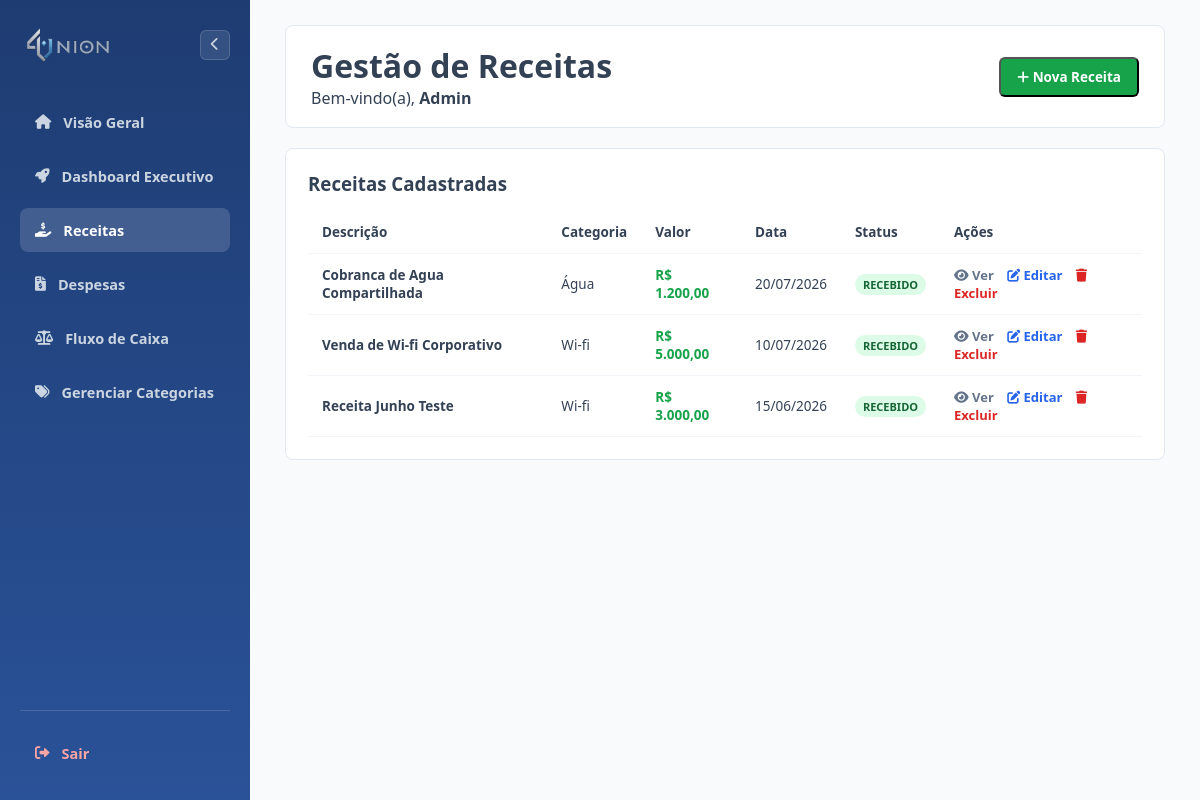
The page /pages/receitas/listar.php (signed in) on the database its author committed.
### tables this page shows
CREATE TABLE `receitas` (
  `id` int(11) NOT NULL,
  `usuario_id` int(11) NOT NULL,
  `cliente_id` int(11) NOT NULL,
  `categoria_id` int(11) NOT NULL,
  `forma_pagamento_id` int(11) NOT NULL,
  `conta_id` int(11) NOT NULL,
  `descricao` varchar(255) NOT NULL,
  `valor` decimal(10,2) NOT NULL,
  `data_recebimento` date NOT NULL,
  `status` enum('Recebido','Pendente') NOT NULL DEFAULT 'Pendente',
  `observacao` text DEFAULT NULL,
  `ativo` char(1) NOT NULL DEFAULT 'S',
  `criado_em` datetime DEFAULT current_timestamp()
);

CREATE TABLE `categorias` (
  `id` int(11) NOT NULL,
  `usuario_id` int(11) NOT NULL,
  `nome` varchar(100) NOT NULL,
  `tipo` enum('Receita','Despesa') NOT NULL,
  `cor` varchar(20) DEFAULT NULL,
  `icone` varchar(100) DEFAULT NULL,
  `ativo` char(1) DEFAULT 'S'
);

### pages/receitas/listar.php (the view, shortened to what this page needs)
<?php
require_once "../../config/conexao.php";
$usuario_id   = $_SESSION['usuario_id'] ?? $_SESSION['id'] ?? $_SESSION['id_usuario'] ?? $_SESSION['user_id'] ?? null;
$usuario_nome = $_SESSION['usuario_nome'] ?? $_SESSION['nome'] ?? 'Usuário';
function formatarValorSemArredondar($valor) {
    $valorStr = (string)$valor;
    $partes = explode('.', $valorStr);
    $inteiro = number_format((float)$partes[0], 0, '', '.');
    $decimais = isset($partes[1]) ? $partes[1] : '00';
    if (strlen($decimais) < 2) {
        $decimais = str_pad($decimais, 2, '0', STR_PAD_RIGHT);
    } else {
        $decimais = substr($decimais, 0, 2);
    }
    return $inteiro . ',' . $decimais;
}
try {
    $sql = "SELECT r.*, c.nome AS categoria_nome, fp.descricao AS forma_pagamento_nome
            FROM receitas r
            LEFT JOIN categorias c ON r.categoria_id = c.id
            LEFT JOIN formas_pagamento fp ON r.forma_pagamento_id = fp.id
            WHERE r.usuario_id = :usuario_id
            ORDER BY r.data_recebimento DESC";
    $stmt = $conexao->prepare($sql);
    $stmt->execute(['usuario_id' => $usuario_id]);
    $receitas = $stmt->fetchAll(PDO::FETCH_ASSOC);
} catch (PDOException $e) {
    $receitas = [];
}
?>
<!DOCTYPE html>
<html lang="pt-br">
<head>
    <link rel="stylesheet" href="https://cdnjs.cloudflare.com/ajax/libs/font-awesome/6.0.0/css/all.min.css">
    <link rel="stylesheet" href="../../assets/css/listar.css?v=<?= time() ?>">
</head>
<body>
    <?php $sidebarActive = 'receitas'; $sidebarRoot = '../../'; include __DIR__ . '/../../partials/sidebar.php'; ?>
    <main class="main-content">
        <header class="topbar">
            <div>
                <h1>Gestão de Receitas</h1>
                <p>Bem-vindo(a), <strong><?= htmlspecialchars($usuario_nome) ?></strong></p>
            </div>
            <div class="topbar-actions">
                <button type="button" class="btn-add" onclick="abrirModalCadastrar()">
                    <i class="fas fa-plus"></i> Nova Receita
                </button>
            </div>
        </header>
        <div class="card">
            <h3 style="margin-bottom:15px;">Receitas Cadastradas</h3>
            <?php if (empty($receitas)): ?>
                <div style="text-align: center; padding: 40px 20px; color: #64748b;">
                    <i class="fas fa-hand-holding-dollar" style="font-size: 48px; color: #cbd5e1; margin-bottom: 15px; display: block;"></i>
                    <h4 style="font-size: 18px; color: #334155; margin-bottom: 8px;">Nenhuma receita registrada</h4>
                    <p style="font-size: 14px; margin-bottom: 20px;">Comece adicionando suas fontes de renda.</p>
                    <button type="button" class="btn-add" onclick="abrirModalCadastrar()" style="display: inline-flex; align-items: center; gap: 8px;">
                        <i class="fas fa-plus"></i> Cadastrar Nova Receita
                    </button>
                </div>
            <?php else: ?>
                <table class="data-table">
                    <thead>
                        <tr>
                            <th>Descrição</th>
                            <th>Categoria</th>
                            <th>Valor</th>
                            <th>Data</th>
                            <th>Status</th>
                            <th>Ações</th>
                        </tr>
                    </thead>
                    <tbody>
                        <?php foreach ($receitas as $row): ?>
                            <tr>
                                <td data-label="Descrição"><strong><?= htmlspecialchars($row['descricao']) ?></strong></td>
                                <td data-label="Categoria"><?= htmlspecialchars($row['categoria_nome'] ?? 'Sem Categoria') ?></td>
                                <td data-label="Valor" style="color:#16a34a; font-weight:600;">
                                    R$ <?= formatarValorSemArredondar($row['valor']) ?>
                                </td>
                                <td data-label="Data"><?= !empty($row['data_recebimento']) ? date('d/m/Y', strtotime($row['data_recebimento'])) : '-' ?></td>
                                <td data-label="Status">
                                    <span class="badge <?= ($row['status'] === 'Recebido' || $row['status'] === 'Pago') ? 'badge-receita' : 'badge-despesa' ?>">
                                        <?= htmlspecialchars($row['status']) ?>
                                    </span>
                                </td>
                                <td class="action-links" data-label="Ações">
                                    <a href="javascript:void(0)" style="color:#64748b;" onclick="abrirModalVisualizar(<?= $row['id'] ?>)">
                                        <i class="fas fa-eye"></i> Ver
                                    </a>
                                    <a href="javascript:void(0)" style="color:#2563eb;" onclick="abrirModalEditar(<?= $row['id'] ?>)">
                                        <i class="fas fa-edit"></i> Editar
                                    </a>
                                    <a href="javascript:void(0)" style="color:#dc2626;" onclick="abrirModalExcluir(<?= $row['id'] ?>, '<?= htmlspecialchars(addslashes($row['descricao']), ENT_QUOTES) ?>')">
                                        <i class="fas fa-trash"></i> Excluir
                                    </a>
                                </td>
                            </tr>
                        <?php endforeach; ?>
                    </tbody>
                </table>
            <?php endif; ?>
        </div>
    </main>
</body>
</html>

### partials/sidebar.php (shortened to what this page needs)
<?php
$sidebarActive = $sidebarActive ?? '';
$sidebarRoot   = $sidebarRoot ?? '';
$navItems = [
    'dashboard'   => ['href' => 'dashboard.php',                 'icon' => 'fa-home',                   'label' => 'Visão Geral'],
    'executivo'   => ['href' => 'executivo.php',                 'icon' => 'fa-rocket',                 'label' => 'Dashboard Executivo'],
    'receitas'    => ['href' => 'pages/receitas/listar.php',     'icon' => 'fa-hand-holding-dollar',    'label' => 'Receitas'],
    'despesas'    => ['href' => 'pages/despesas/listar.php',     'icon' => 'fa-file-invoice-dollar',    'label' => 'Despesas'],
    'fluxo_caixa' => ['href' => 'pages/fluxo_caixa/listar.php',  'icon' => 'fa-scale-balanced',         'label' => 'Fluxo de Caixa'],
    'categorias'  => ['href' => 'pages/categorias/listar.php',   'icon' => 'fa-tags',                   'label' => 'Gerenciar Categorias'],
];
?>
<aside class="sidebar">
    <div class="brand">
        <span class="brand-title">
            <img src="<?= $sidebarRoot ?>img/4union-logo_extenso.png" alt="4 Union" class="sidebar-logo sidebar-logo-full">
        </span>
        <button type="button" class="btn-toggle-sidebar" onclick="toggleSidebar()" title="Recolher/Expandir Menu">
            <i class="fas fa-chevron-left"></i>
        </button>
    </div>
    <nav>
        <?php foreach ($navItems as $key => $item): ?>
        <a href="<?= $sidebarRoot . $item['href'] ?>"<?= $sidebarActive === $key ? ' class="active"' : '' ?>><i class="fas <?= $item['icon'] ?>"></i> <span><?= $item['label'] ?></span></a>
        <?php endforeach; ?>
    </nav>
    <div class="sidebar-footer">
        <a href="<?= $sidebarRoot ?>logout.php"><i class="fas fa-sign-out-alt"></i> <span>Sair</span></a>
    </div>
</aside>

### assets/css/listar.css (style rules this page uses)
* { box-sizing: border-box; margin: 0; padding: 0; font-family: 'Segoe UI', Tahoma, Geneva, Verdana, sans-serif; }
body { background-color: #f8fafc; color: #334155; display: flex; min-height: 100vh; }
.sidebar { width: 250px; flex-shrink: 0; background: linear-gradient(180deg, #1e3c72 0%, #2a5298 100%); color: white; padding: 25px 20px; display: flex; flex-direction: column; }
.sidebar .brand { font-size: 20px; font-weight: 700; margin-bottom: 35px; display: flex; align-items: center; gap: 10px; }
.sidebar nav { display: flex; flex-direction: column; gap: 10px; }
.sidebar nav a { color: #cbd5e1; text-decoration: none; padding: 12px 15px; border-radius: 8px; font-weight: 600; font-size: 14.5px; display: flex; align-items: center; gap: 12px; transition: all 0.2s; }
.sidebar nav a:hover, .sidebar nav a.active { background: rgba(255, 255, 255, 0.15); color: #ffffff; }
.sidebar-footer { margin-top: auto; padding-top: 20px; border-top: 1px solid rgba(255, 255, 255, 0.15); }
.sidebar-footer a { color: #fca5a5; text-decoration: none; padding: 12px 15px; border-radius: 8px; font-weight: 600; font-size: 14.5px; display: flex; align-items: center; gap: 12px; transition: all 0.2s ease-in-out; }
.sidebar .brand { display: flex !important; align-items: center !important; justify-content: space-between !important; gap: 10px; }
.sidebar .brand-title { display: flex; align-items: center; gap: 8px; white-space: nowrap; }
.sidebar-logo { height: 40px; width: auto; display: block; }
.btn-toggle-sidebar { background: rgba(255, 255, 255, 0.1); border: 1px solid rgba(255, 255, 255, 0.15); color: #cbd5e1; font-size: 0.85rem; width: 30px; height: 30px; border-radius: 6px; cursor: pointer; transition: all 0.2s ease; display: inline-flex; align-items: center; justify-content: center; flex-shrink: 0; }
.btn-toggle-sidebar i { transition: transform 0.3s ease; }
.sidebar, .main-content { transition: all 0.3s ease-in-out !important; }
.main-content { flex: 1; min-width: 0; padding: 25px 35px; display: flex; flex-direction: column; gap: 20px; }
.topbar { display: flex; justify-content: space-between; align-items: center; background: #ffffff; padding: 18px 25px; border-radius: 8px; border: 1px solid #e2e8f0; }
.topbar-actions { display: flex; gap: 10px; }
.btn-add { background-color: #16a34a; color: #ffffff; padding: 9px 16px; border-radius: 6px; text-decoration: none; font-size: 13.5px; font-weight: 600; }
.card { background: #ffffff; border-radius: 8px; border: 1px solid #e2e8f0; padding: 22px; }
.data-table { width: 100%; border-collapse: collapse; font-size: 13.5px; }
.data-table th, .data-table td { padding: 12px 14px; border-bottom: 1px solid #f1f5f9; text-align: left; }
.badge { padding: 3px 8px; border-radius: 12px; font-size: 11px; font-weight: 700; text-transform: uppercase; }
.badge-receita { background: #dcfce7; color: #166534; }
.action-links a { text-decoration: none; font-weight: 600; font-size: 13px; margin-right: 10px; }
.card { overflow-x: auto; }

### rows shown on the page
receitas: descricao "Cobranca de Agua Compartilhada", categoria.nome "Água", valor "1.200,00", data_recebimento "20/07/2026", status "RECEBIDO"
receitas: descricao "Venda de Wi-fi Corporativo", categoria.nome "Wi-fi", valor "5.000,00", data_recebimento "10/07/2026", status "RECEBIDO"
receitas: descricao "Receita Junho Teste", categoria.nome "Wi-fi", valor "3.000,00", data_recebimento "15/06/2026", status "RECEBIDO"

### other values the page prints
$item['label'] "Visão Geral"
$item['label'] "Dashboard Executivo"
$item['label'] "Receitas"
$item['label'] "Despesas"
$item['label'] "Fluxo de Caixa"
$item['label'] "Gerenciar Categorias"
$usuario_nome "Admin"
